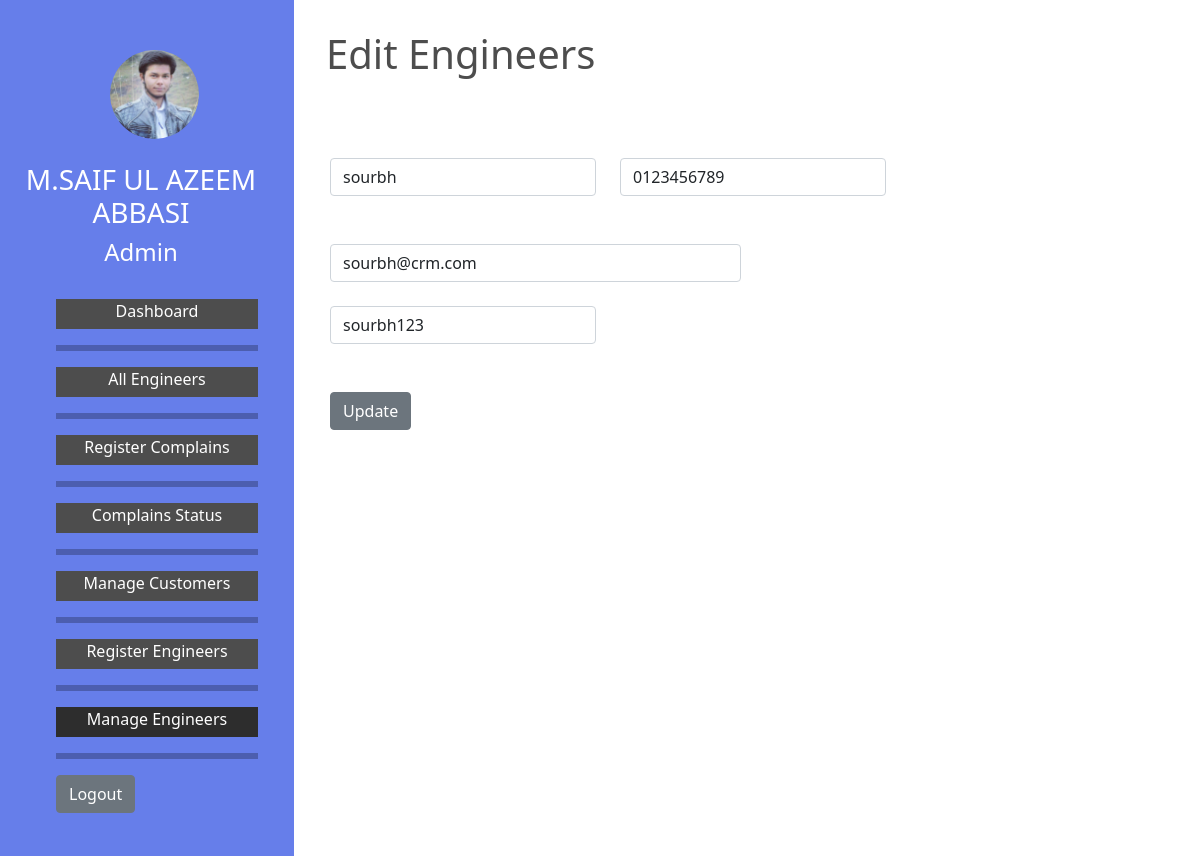
Screenshot of /edit_engineer.php?uid=1 (signed in) with the database file from the repository.
### tables this page shows
CREATE TABLE `users` (
  `id` int(10) NOT NULL,
  `engr_name` varchar(100) NOT NULL,
  `email` varchar(100) NOT NULL,
  `pass` varchar(100) NOT NULL,
  `mobile` varchar(100) NOT NULL,
  `complains_completed` int(10) NOT NULL DEFAULT 0,
  `is_delete` int(10) NOT NULL DEFAULT 0
);

### edit_engineer.php (the view, shortened to what this page needs)
<?php
include("connection.php");
?>
<!DOCTYPE html>
<html>
<head>
    <link rel="stylesheet" type="text/css" href="css/style.css">
    <link href="https://cdn.jsdelivr.net/npm/bootstrap@5.0.0-beta1/dist/css/bootstrap.min.css" rel="stylesheet">
</head>
<body >
    <div class='fluid-container'>
        <div class='row' style="height: 100%;">
            <div class='col-lg-3 col-md-3 col-sm-12' style="background-color: #667eea;">
                <div class="container" style="color: #fff; position: sticky; top: 0;">
                    <div class="row" >
                        <div class="col-lg-4 col-md-4 col-sm-12"></div>
                        <div class="col-lg-8 col-md-8 col-sm-12" style="padding-top: 50px;"><a href="index.php"><img style=" border-radius: 50%; width: 60%; " src="images/profile_pic.jpeg" alt="Avatar"></a></div>
                    </div>
                    <br>
                    <div class="row" style="text-align: center;">
                        <h3>M.SAIF UL AZEEM ABBASI</h3>
                        <h4>Admin</h4>
                    </div>
                    <br>
                    <div class="row">
                        <div class="navigation">
                            <ul>
                            	<li><a  href="dashboard.php">Dashboard</a></li>
                            	 <hr class="new2">
                                <li><a  href="engineers_list.php">All Engineers</a></li>
                                <hr class="new2">
                                <li><a   href="register-complain.php">Register Complains</a></li>
                                <hr class="new2">
                                <li><a href="complain-status.php">Complains Status</a></li>
                                <hr class="new2">
                               <li><a href="customer-list.php">Manage Customers</a></li>
                                <hr class="new2">
                                <li><a  href="register-engineer.php">Register Engineers</a></li>
                                <hr class="new2">
                                <li><a style="background-color: #2d2d2d;" href="manage_engineer.php">Manage Engineers</a></li>
                                <hr class="new2">
                                <li>
                                	<form>
                                		<input class="btn btn-secondary" type="submit" name="logout" value="Logout">
                                	</form>
                                </li>
                            </ul>
                        </div>
                    </div>
                    <br>
                    <br>
                    <br>
                    <br>
                    <br>
                    <br>
                    <br>
                    <br>
                    <br>
                </div>
            </div>
            <div class='main col-lg-9 col-md-9 col-sm-12' >
                <h1 style="color: #4d4d4d; padding-top: 30px; padding-left: 20px;">Edit Engineers</h1>
                <br>
                <br>
                <br>
                <?php
                 if (isset($_GET["uid"]))
                {
                    $uid=$_GET["uid"];
                    $query=$con->prepare("SELECT * FROM users WHERE id=?");
                    $query->bind_param("s",$uid);
                    $query->execute();
                    $result=$query->get_result();
                    while($row=$result->fetch_assoc())
                   {
                        $tech_name=$row["engr_name"];
                        $tech_mobile=$row["mobile"];
                        $emails=$row["email"];
                        $pass=$row["pass"];
                    }
                }
                    ?>
                <form method="POST">
                    <div class="container">
                        <div class="row">
                            <div class="col-lg-4 col-md-4 col-sm-12" >
                                <input class="form-control" type="text" name="engr_name" placeholder="Engineer Name*" value="<?php echo $tech_name;?>" required>
                            </div>
                            <div class="col-lg-4 col-md-4 col-sm-12" >
                                <input class="form-control" type="tel" name="engr_mobile" placeholder="Mobile*" value="<?php echo $tech_mobile;?>"  required >
                            </div>
                        </div>
                        <br>
                        <br>
                        <div class="row">
                            <div class="col-lg-6 col-md-6 col-sm-12" >
                                <input class="form-control" type="email" name="email_address" placeholder="Email@mail.com*" value="<?php echo $emails;?>" required>
                            </div>
                        </div>
                        <br>
                        <div class="row">
                            <div class="col-lg-4 col-md-4 col-sm-12">
                                <input class="form-control" type="text" name="pass" placeholder="Password*" value="<?php echo $pass;?>" required>
                            </div>
                        </div>
                        <br>
                        <br>
                        <div class="row">
                            <div class="col-lg-4 col-md-4 col-sm-12">
                                <input class="btn btn-secondary" type="submit" name="update_engr" value="Update">
                            </div>
                        </div>
                    </div>
                </form>
        </div>
    </div>
</body>
</html>
</html>

### css/style.css (style rules this page uses)
body, html { height: 100%; }
.main { height: 100%; }
.navigation ul { list-style: none; }
.navigation ul li a { width: 100%; height: 30px; display: block; background-color:#4d4d4d; text-align: center; text-decoration: none; color: #fff; font-size: 16px; }
.new2 { border: 3px solid black; }
.row:after { content: ""; display: table; clear: both; }

### rows the page displays
users: engr_name "sourbh", engr_mobile "0123456789", email_address "sourbh@crm.com", pass "sourbh123"
